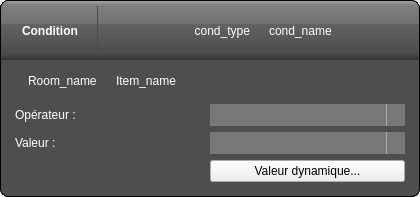
<?xml version="1.0" encoding="UTF-8"?>
<ui version="4.0">
 <class>FormConditionStd</class>
 <widget class="QWidget" name="FormConditionStd">
  <property name="geometry">
   <rect>
    <x>0</x>
    <y>0</y>
    <width>420</width>
    <height>197</height>
   </rect>
  </property>
  <property name="windowTitle">
   <string>Form</string>
  </property>
  <property name="styleSheet">
   <string notr="true">#frameHeader
{
	background: qlineargradient(x1: 0, y1: 0, x2: 0, y2: 1, stop: 0 #a6a6a6, stop: 0.08 #7f7f7f, stop: 0.39999 #717171, stop: 0.4 #626262, stop: 0.9 #4c4c4c, stop: 1 #333333);
	padding: 5px;
	border: 1px solid black;
	border-top-left-radius: 8px;
	border-top-right-radius: 8px;
	border-bottom: none;
}
#FormConditionStd
{
	border: 1px solid black;
	border-radius: 8px;
}
#FormConditionStd QLabel
{
	color: white;
}
#frameHeader #labelTitle
{
	font-weight: bold;
	padding-right: 15px;
	border: 1px solid rgb(75, 75, 75);
	border-top: none;
	border-bottom: none;
	border-left: none;
}
#frameContent
{
	background-color: rgb(78, 78, 78);
	padding: 5px;
	border: 1px solid black;
	border-top: none;
	border-bottom-right-radius: 8px;
	border-bottom-left-radius: 8px;
}
#frameContent .buttonStyled
{
	color: #333;
	border: 2px solid #555;
	border-radius: 11px;
	padding: 5px;
	background: qradialgradient(cx: 0.3, cy: -0.4, fx: 0.3, fy: -0.4, radius: 1.35, stop: 0 #fff, stop: 1 #888);
	min-width: 80px;
}
#frameContent .buttonStyled:hover
{
	background: qradialgradient(cx: 0.3, cy: -0.4, fx: 0.3, fy: -0.4, radius: 1.35, stop: 0 #fff, stop: 1 #bbb);
}
#frameContent .buttonStyled:pressed
{
	background: qradialgradient(cx: 0.4, cy: -0.1, fx: 0.4, fy: -0.1, radius: 1.35, stop: 0 #fff, stop: 1 #ddd);
}
#frameContent QComboBox
{
	border: none;
	background: rgb(120, 120, 120);
	padding: 3px;
}
#frameContent QComboBox:hover
{
	background: rgb(170, 170, 170);
}
#frameContent QComboBox::drop-down
{
	border: none;

	subcontrol-origin: padding;
    subcontrol-position: top right;
    width: 18px;

    border-left-width: 1px;
    border-left-color: darkgray;
    border-left-style: solid;
    border-top-right-radius: 3px;
    border-bottom-right-radius: 3px;
}
#frameContent QComboBox::down-arrow
{
	image: url(:/img/1downarrow.png);
}</string>
  </property>
  <layout class="QVBoxLayout" name="verticalLayout_2">
   <property name="spacing">
    <number>0</number>
   </property>
   <property name="margin">
    <number>0</number>
   </property>
   <item>
    <widget class="QFrame" name="frameHeader">
     <property name="frameShape">
      <enum>QFrame::NoFrame</enum>
     </property>
     <property name="frameShadow">
      <enum>QFrame::Plain</enum>
     </property>
     <layout class="QHBoxLayout" name="horizontalLayout_4">
      <property name="margin">
       <number>0</number>
      </property>
      <item>
       <layout class="QHBoxLayout" name="horizontalLayout">
        <item>
         <widget class="QLabel" name="label_2">
          <property name="sizePolicy">
           <sizepolicy hsizetype="Maximum" vsizetype="Preferred">
            <horstretch>0</horstretch>
            <verstretch>0</verstretch>
           </sizepolicy>
          </property>
          <property name="text">
           <string/>
          </property>
          <property name="pixmap">
           <pixmap resource="resources.qrc">:/img/icon_rule.png</pixmap>
          </property>
         </widget>
        </item>
        <item>
         <widget class="QLabel" name="labelTitle">
          <property name="sizePolicy">
           <sizepolicy hsizetype="Maximum" vsizetype="Preferred">
            <horstretch>0</horstretch>
            <verstretch>0</verstretch>
           </sizepolicy>
          </property>
          <property name="text">
           <string>Condition</string>
          </property>
         </widget>
        </item>
        <item>
         <widget class="QLabel" name="labelRuleType">
          <property name="text">
           <string>cond_type</string>
          </property>
          <property name="alignment">
           <set>Qt::AlignRight|Qt::AlignTrailing|Qt::AlignVCenter</set>
          </property>
         </widget>
        </item>
        <item>
         <widget class="QLabel" name="label">
          <property name="sizePolicy">
           <sizepolicy hsizetype="Maximum" vsizetype="Preferred">
            <horstretch>0</horstretch>
            <verstretch>0</verstretch>
           </sizepolicy>
          </property>
          <property name="pixmap">
           <pixmap resource="resources.qrc">:/img/1rightarrow.png</pixmap>
          </property>
         </widget>
        </item>
        <item>
         <widget class="QLabel" name="labelRuleName">
          <property name="text">
           <string>cond_name</string>
          </property>
         </widget>
        </item>
       </layout>
      </item>
     </layout>
    </widget>
   </item>
   <item>
    <widget class="QFrame" name="frameContent">
     <property name="frameShape">
      <enum>QFrame::StyledPanel</enum>
     </property>
     <property name="frameShadow">
      <enum>QFrame::Raised</enum>
     </property>
     <layout class="QHBoxLayout" name="horizontalLayout_5">
      <item>
       <layout class="QVBoxLayout" name="verticalLayout">
        <item>
         <layout class="QHBoxLayout" name="horizontalLayout_2">
          <item>
           <widget class="QLabel" name="labelRoomIcon">
            <property name="sizePolicy">
             <sizepolicy hsizetype="Maximum" vsizetype="Preferred">
              <horstretch>0</horstretch>
              <verstretch>0</verstretch>
             </sizepolicy>
            </property>
            <property name="text">
             <string/>
            </property>
            <property name="pixmap">
             <pixmap resource="resources.qrc">:/img/rooms/lounge_small.png</pixmap>
            </property>
           </widget>
          </item>
          <item>
           <widget class="QLabel" name="labelRoomName">
            <property name="sizePolicy">
             <sizepolicy hsizetype="Maximum" vsizetype="Preferred">
              <horstretch>0</horstretch>
              <verstretch>0</verstretch>
             </sizepolicy>
            </property>
            <property name="text">
             <string>Room_name</string>
            </property>
           </widget>
          </item>
          <item>
           <widget class="QLabel" name="label_9">
            <property name="sizePolicy">
             <sizepolicy hsizetype="Maximum" vsizetype="Preferred">
              <horstretch>0</horstretch>
              <verstretch>0</verstretch>
             </sizepolicy>
            </property>
            <property name="text">
             <string/>
            </property>
            <property name="pixmap">
             <pixmap resource="resources.qrc">:/img/2rightarrow.png</pixmap>
            </property>
           </widget>
          </item>
          <item>
           <widget class="QLabel" name="labelItemName">
            <property name="text">
             <string>Item_name</string>
            </property>
           </widget>
          </item>
         </layout>
        </item>
        <item>
         <spacer name="verticalSpacer">
          <property name="orientation">
           <enum>Qt::Vertical</enum>
          </property>
          <property name="sizeType">
           <enum>QSizePolicy::Fixed</enum>
          </property>
          <property name="sizeHint" stdset="0">
           <size>
            <width>20</width>
            <height>10</height>
           </size>
          </property>
         </spacer>
        </item>
        <item>
         <layout class="QGridLayout" name="gridLayout">
          <property name="horizontalSpacing">
           <number>0</number>
          </property>
          <item row="0" column="0">
           <widget class="QLabel" name="label_10">
            <property name="text">
             <string>Opérateur :</string>
            </property>
           </widget>
          </item>
          <item row="1" column="0">
           <widget class="QLabel" name="label_11">
            <property name="text">
             <string>Valeur :</string>
            </property>
           </widget>
          </item>
          <item row="0" column="1">
           <widget class="QComboBox" name="comboOp"/>
          </item>
          <item row="1" column="1">
           <widget class="QComboBox" name="comboValue">
            <property name="editable">
             <bool>true</bool>
            </property>
           </widget>
          </item>
          <item row="2" column="1">
           <widget class="QPushButton" name="btMore">
            <property name="text">
             <string>Valeur dynamique...</string>
            </property>
            <property name="class" stdset="0">
             <string>buttonStyled</string>
            </property>
           </widget>
          </item>
         </layout>
        </item>
       </layout>
      </item>
     </layout>
    </widget>
   </item>
  </layout>
 </widget>
 <resources>
  <include location="resources.qrc"/>
 </resources>
 <connections/>
</ui>
